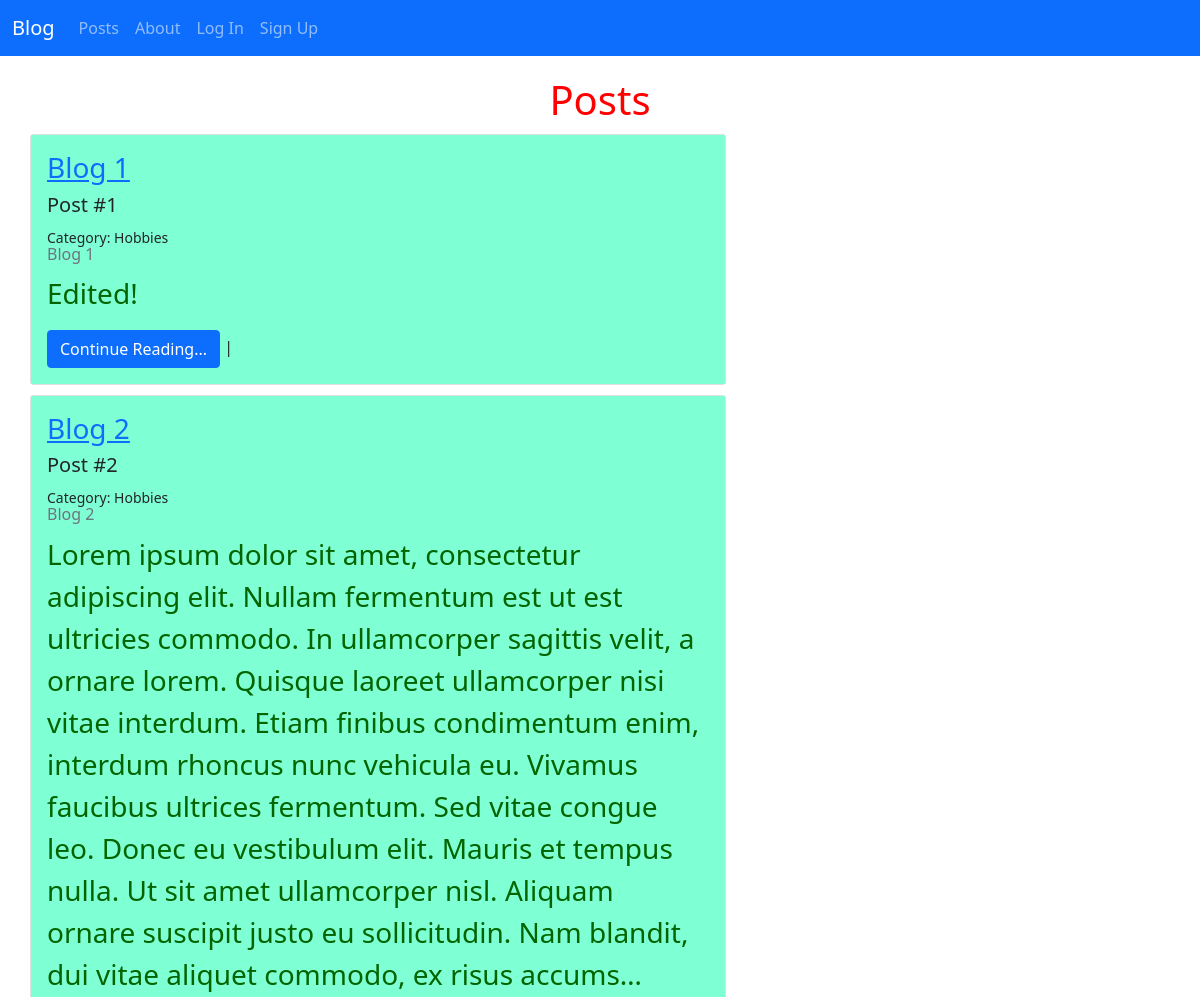
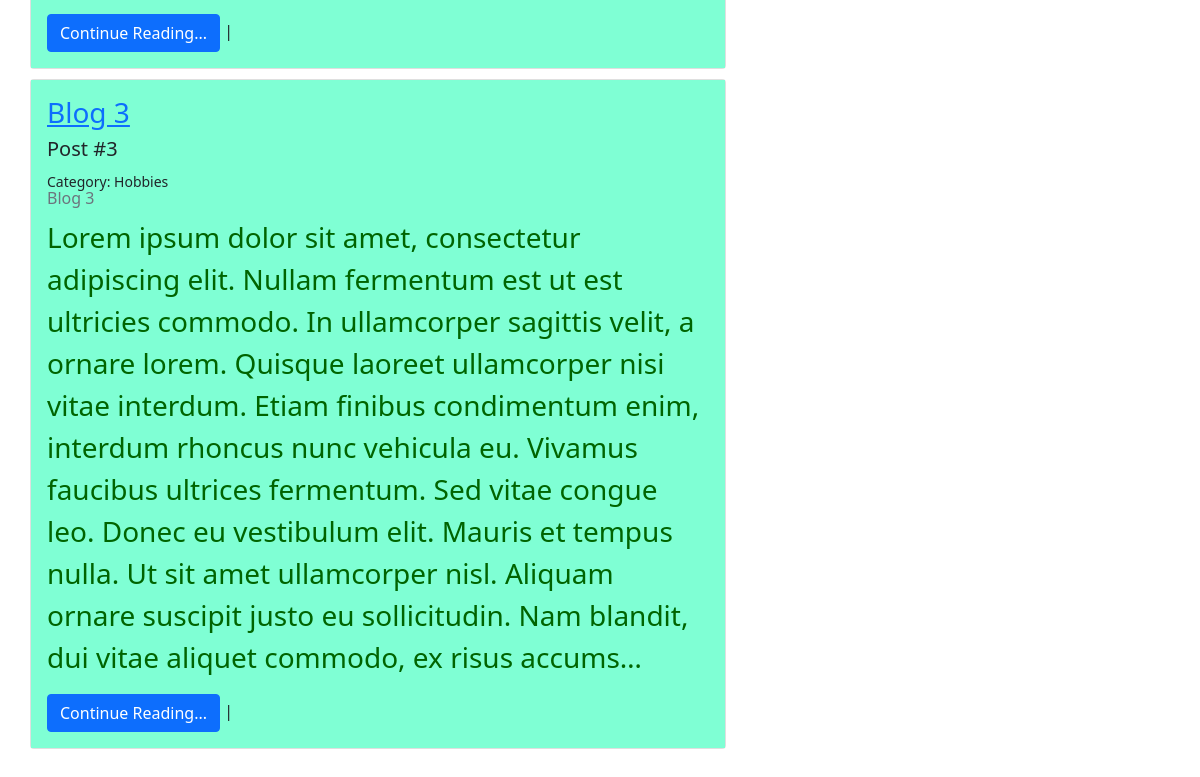
/posts/, run on the app's committed database (2 pictures, top to bottom).
### posts/models.py (models this page shows, shortened)
class Post(models.Model):
    title = models.CharField(max_length=128)
    author = models.ForeignKey(
        get_user_model(),
        on_delete=models.CASCADE
    )
    text = models.TextField()
    created_on = models.DateTimeField(auto_now_add=True)
    theme = models.ForeignKey(
        Theme,
        on_delete=models.CASCADE
    )

class Theme(models.Model):
    description = models.CharField(max_length=512)
    def __str__(self):
        return self.description

### posts/views.py (the view)
# urls.py: path('', PostListView.as_view(), name='posts_list'),
class PostListView(ListView):
    template_name = "posts/list.html"
    model = Post

### templates/posts/list.html (shortened to what this page needs)
{% extends 'base.html' %}
{% block content %}
    <h1>Posts</h1>
    {% for post in post_list %}
    <div class="card" style="padding: 10; margin: 10px; width: 60%;">
      <div class="card-body">
       <h3>
        <a href="{% url 'post_detail' post.id %}">{{ post.title }}</a>
       </h3>
        <h5 class="card-title">Post #{{ post.id }}</h5>
        <small>Category: {{ post.theme  }}</small>
        <h6 class="card-subtitle mb-2 text-muted">{{ post.title }}</h6>
        <p class="card-text">{{ post.text|truncatechars:512 }}</p>
        <a href="{% url 'post_detail' post.id %}" class="btn btn-primary">Continue Reading...</a> |
      </div>
    </div>
    {% endfor %}
{% endblock content %}

### templates/base.html (shortened to what this page needs)
{% load static %}
<!DOCTYPE html>
<html lang="en">
<head>
<link href="https://cdn.jsdelivr.net/npm/bootstrap@5.1.3/dist/css/bootstrap.min.css" rel="stylesheet">
<link href="{% static './css/base.css' %}" rel="stylesheet">
</head>
<body>
    <nav class="navbar navbar-expand-lg navbar-dark bg-primary">
        <div class="container-fluid">
          <a class="navbar-brand" href="{% url 'home' %}">Blog</a>
          <div class="collapse navbar-collapse" id="navbarNav">
            <ul class="navbar-nav">
              <li class="nav-item">
                <a class="nav-link" href="{% url 'posts_list' %}">Posts</a>
              </li>
              <li class="nav-item">
                <a class="nav-link" href="{% url 'about' %}">About</a>
              </li>
              {% if user.is_authenticated %}
              <li class="nav-item">
                <a class="nav-link" href="{% url 'post_new' %}">Create Post</a>
              </li>
              <li class="nav-item">
                <a class="nav-link" href="{% url 'logout' %}">Log Out</a>
              </li>
              <li class="nav-item">
                <a class="nav-link" href="{% url 'password_change' user.id %}">Password Reset</a>
              </li>
              {% else %}
              <li class="nav-item">
                <a class="nav-link" href="{% url 'login' %}">Log In</a>
              </li>
              <li class="nav-item">
                <a class="nav-link" href="{% url 'signup' %}">Sign Up</a>
              </li>
              {% endif %}
            </ul>
          </div>
        </div>
      </nav>
    <div style="margin: 10px; padding: 10px;">
      {% block content %}
      {% endblock content %}
    </div>
</body>
</html>

### static/css/base.css (style rules this page uses)
body { background-image: url("https://thumbs.dreamstime.com/z/seamless-pattern-watercolor-navy-blue-anchor-white-background-hand-drawn-nautical-marine-template-sea-theme-design-194313775.jpg"); background-repeat: no-repeat; background-size: cover; }
.card-body { background-color: aquamarine; }
.card-text { color: darkgreen; }
h1 { color: red; text-align: center; }
p { color: palegreen; font-size: 28px; }

### data on the page
Post: title "Blog 1", id "1", theme "Hobbies", text "Edited!"
Post: title "Blog 2", id "2", theme "Hobbies", text "Lorem ipsum dolor sit amet, consectetur adipiscing elit. Nullam fermentum est ut est ultricies commodo. In ullamcorper sagittis velit, a ornare lorem. Quisque laoreet ullamcorper nisi vitae interdum. Etiam finibus condimentum enim, interdum rhoncus nunc vehicula eu. Vivamus faucibus ultrices fermentum. Sed vitae congue leo. Donec eu vestibulum elit. Mauris et tempus nulla. Ut sit amet ullamcorper nisl. Aliquam ornare suscipit justo eu sollicitudin. Nam blandit, dui vitae aliquet commodo, ex risus accums…"
Post: title "Blog 3", id "3", theme "Hobbies", text "Lorem ipsum dolor sit amet, consectetur adipiscing elit. Nullam fermentum est ut est ultricies commodo. In ullamcorper sagittis velit, a ornare lorem. Quisque laoreet ullamcorper nisi vitae interdum. Etiam finibus condimentum enim, interdum rhoncus nunc vehicula eu. Vivamus faucibus ultrices fermentum. Sed vitae congue leo. Donec eu vestibulum elit. Mauris et tempus nulla. Ut sit amet ullamcorper nisl. Aliquam ornare suscipit justo eu sollicitudin. Nam blandit, dui vitae aliquet commodo, ex risus accums…"
